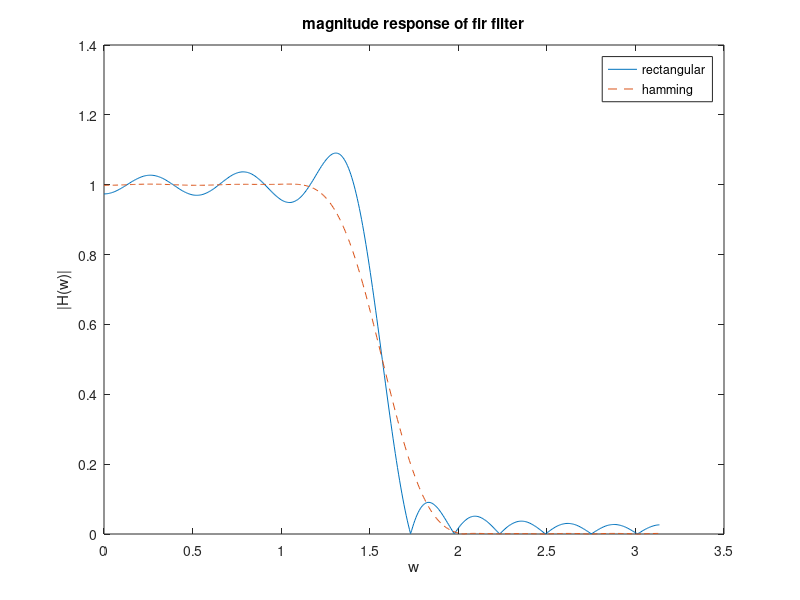

This chart was generated by the following MATLAB code:
%% Expriment No: 9

%{
     Name: Smit Shah
     PRN: 17070123090
     Batch: EB-2

     Date: 
%}

clc
clear all
close all

%% Q. Write a MATLAB code to design a FIR LPF of length 25 and cut-off frequency of pi/2 radians, using (i) Rectangular and (ii) Hamming window. Plot the magnitude response of the designed FIR filter using different windows.

w=pi/2;
N=25;
a=(N-1)/2;
Wr=rectwin(N);
Wh=hamming(N);
for n=0:N-1
    if(n~=a)
        hd(n+1)=sin((n-a)*w)/(pi*(n-a));
    else
        hd(n+1)=w/pi;
    end
end
hr=hd.*Wr';
hh=hd.*Wh';
[h1,w1]=freqz(hr);
[h2,w2]=freqz(hh);
plot(w1,abs(h1))
hold on
plot(w2,abs(h2),'--')
xlabel('w')
ylabel('|H(w)|')
title('magnitude response of fir filter')
legend('rectangular','hamming')

%% Conclusion

%{
    Steps To design FIR filter:
    1. Calculate Hd(w)
    2. Calculate Hd(n) from Hd(w) by taking IFT for given cut-off frequency
    3. Multiply Hd(n) with W(n) to get H(n)
    4. Calculate H(z) and realize the filter

    In this experiment, we saw that in hamming filter, the magnitude
    response stays constant for some value and after that it reduces slowly,
    whereas in rectangular this is not the case, there is a sudden drop in
    the magnitude response, also the graph of it is not stable, it keeps on
    changing.
%}
 